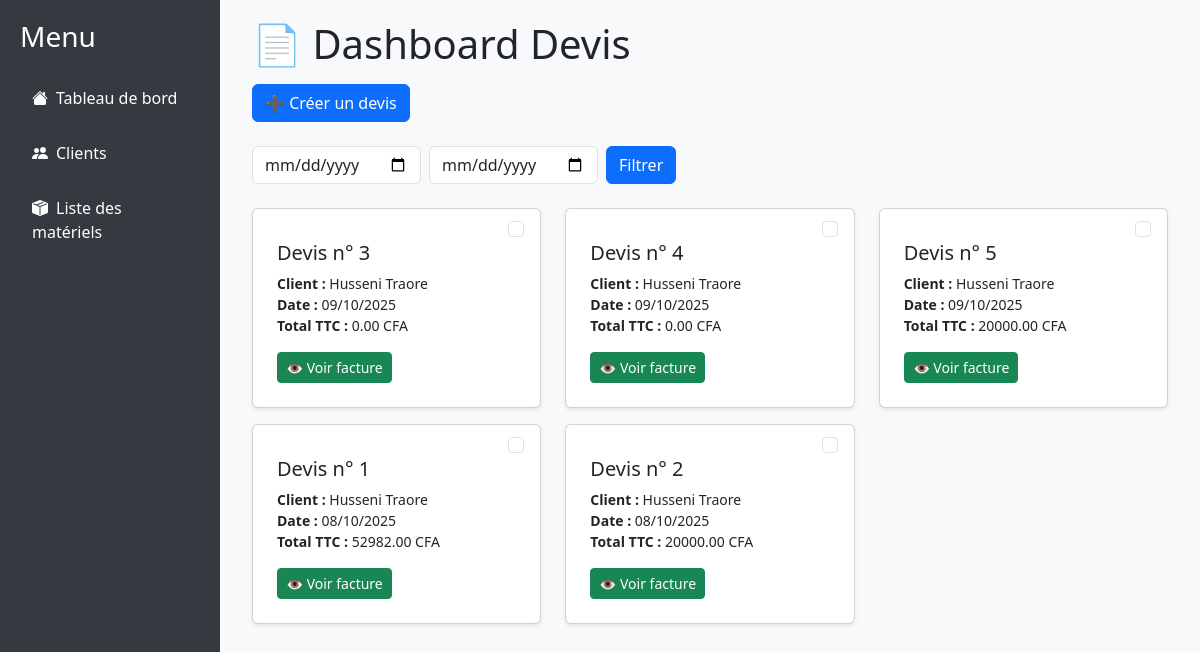
The app's page /, older data.
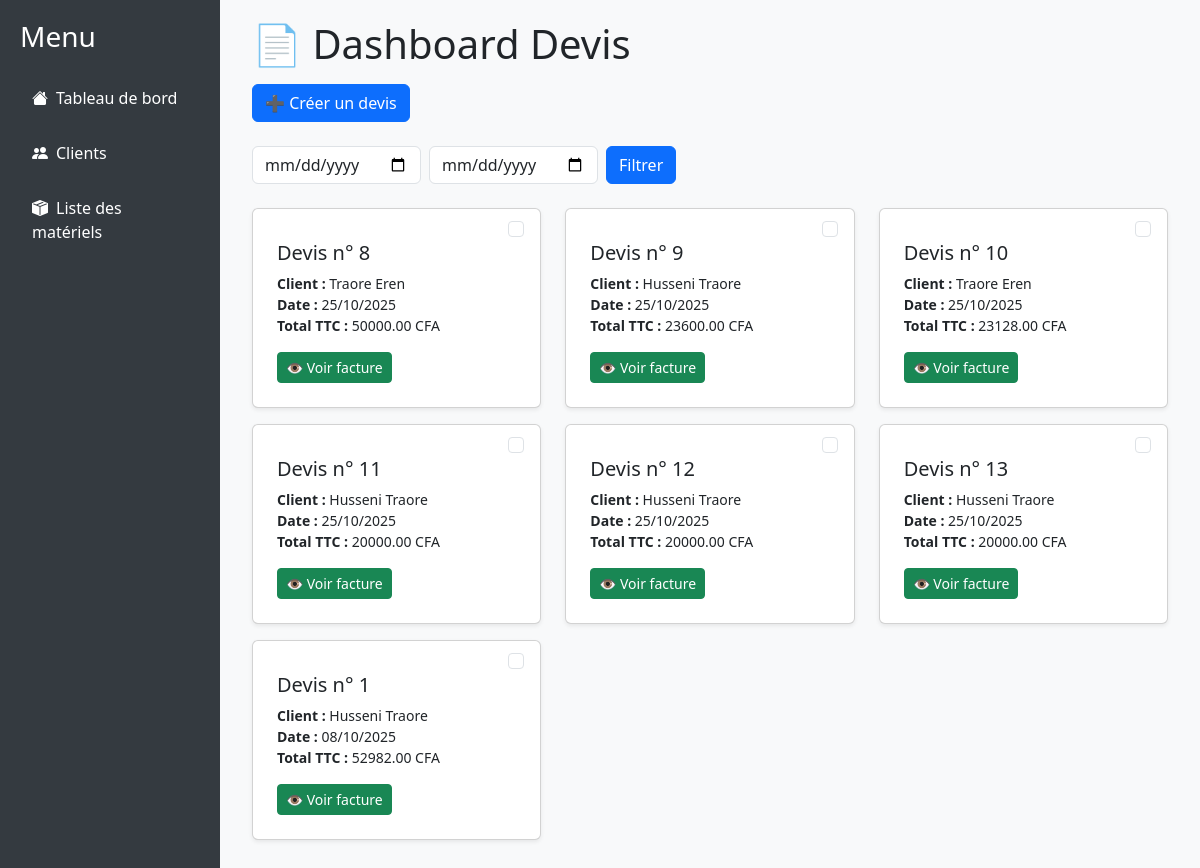
The same page, newer data.
### devis_app/models.py (models this page shows, shortened)
class Devis(models.Model):
    utilisateur = models.ForeignKey(User, on_delete=models.CASCADE, related_name="devis", null=True, blank=True)
    point_vente = models.ForeignKey(PointVente, on_delete=models.SET_NULL, null=True, blank=True)
    numero_devis = models.CharField(max_length=20, unique=True, blank=True)
    date_emission = models.DateField(default=now)
    date_validite = models.DateField(default=default_date_validite)
    date_proforma = models.DateField(default=now)
    appliquer_tva = models.BooleanField(default=True)  # <---- Nouveau champ
    REGIME_CHOICES = [
        ('TTC (CFA)', 'TTC (CFA)'),
    ]
    regime_vente = models.CharField(
        max_length=50,
        choices=REGIME_CHOICES,
        default="TTC (CFA)"
    )
    detail_proposition = models.TextField(default='', null=True, blank=True)
    slug = models.SlugField(max_length=100, unique=True, blank=True)
    total_ht = models.DecimalField(max_digits=12, decimal_places=2, default=Decimal('0.00'))
    total_remise = models.DecimalField(max_digits=12, decimal_places=2, default=Decimal('0.00'))
    total_ht_remise = models.DecimalField(max_digits=12, decimal_places=2, default=Decimal('0.00'))
    tva = models.DecimalField(max_digits=5, decimal_places=2, default=Decimal('18.00'))
    total_tva = models.DecimalField(max_digits=12, decimal_places=2, default=Decimal('0.00'))  # <--- Ajouté
    total_ttc = models.DecimalField(max_digits=12, decimal_places=2, default=Decimal('0.00'))
    total_ttc_lettres = models.CharField(max_length=255, blank=True, default='')
    qr_code = models.ImageField(upload_to='qrcodes/', blank=True, null=True)
    client = models.ForeignKey('Client', on_delete=models.SET_NULL, null=True, blank=True, related_name="devis")

class Client(models.Model):
    nom = models.CharField(max_length=100)
    prenom = models.CharField(max_length=100)
    email = models.EmailField()
    telephone = models.CharField(max_length=20, blank=True, null=True)
    adresse = models.CharField(max_length=255, blank=True, null=True)
    date_creation = models.DateTimeField(auto_now_add=True)
    slug = models.SlugField(unique=True, blank=True)
    def __str__(self):
        return f"{self.prenom} {self.nom}"

### devis_app/views.py (the view)
# urls.py: path('', views.dashboard, name='dashboard'),
def dashboard(request):
    date_debut = request.GET.get('date_debut')
    date_fin = request.GET.get('date_fin')
    devis_list = Devis.objects.all().order_by('-date_emission')
    if date_debut and date_fin:
        devis_list = devis_list.filter(
            date_emission__range=[date_debut, date_fin]
        )
    return render(request, 'dashboard.html', {'devis_list': devis_list})

### devis_app/templates/dashboard.html (shortened to what this page needs)
{% extends "base.html" %}
{% block content %}
<div class="container-fluid">
  <div class="d-flex justify-content-between align-items-center mb-3">
      <h1 class="mb-0">📄 Dashboard Devis</h1>
  </div>
  <div class="d-none d-md-flex justify-content-start mb-4 gap-2">
      <a href="{% url 'creer_devis' %}" class="btn btn-primary">➕ Créer un devis</a>
  </div>
  <form method="get" class="row g-2 mb-4">
      <div class="col-12 col-md-auto">
          <input type="date" name="date_debut" class="form-control" placeholder="Date début">
      </div>
      <div class="col-12 col-md-auto">
          <input type="date" name="date_fin" class="form-control" placeholder="Date fin">
      </div>
      <div class="col-12 col-md-auto">
          <button type="submit" class="btn btn-primary w-100">Filtrer</button>
      </div>
  </form>
  <div class="row" id="devisContainer">
      {% for devis in devis_list %}
      <div class="col-12 col-sm-6 col-md-4 mb-3 devis-card" data-id="{{ devis.id }}">
          <div class="card card-devis shadow-sm position-relative p-2">
              <div class="form-check position-absolute top-0 end-0 m-2">
                  <input type="checkbox" name="devis_ids" value="{{ devis.id }}" class="form-check-input check-devis" id="devis{{ devis.id }}">
              </div>
              <div class="card-body mt-2">
                  <h2 class="card-title fs-5">Devis n° {{ devis.id }}</h2>
                  <p class="card-text small">
                      <strong>Client :</strong> {{ devis.client }}<br>
                      <strong>Date :</strong> {{ devis.date_emission|date:"d/m/Y" }}<br>
                      <strong>Total TTC :</strong> {{ devis.total_ttc }} CFA
                  </p>
                  <a href="{% url 'devis_template' slug=devis.slug %}" class="btn btn-success btn-sm">👁 Voir facture</a>
              </div>
          </div>
      </div>
      {% empty %}
      <p class="text-muted text-center">Aucun devis trouvé.</p>
      {% endfor %}
  </div>
</div>
<div class="position-fixed bottom-0 end-0 p-3" style="z-index: 11">
</div>
{% endblock %}

Row changes from the older to the newer data that the page shows:
removed Devis: id "3", client "Husseni Traore", date_emission "09/10/2025", total_ttc "0.00"
removed Devis: id "4", client "Husseni Traore", date_emission "09/10/2025", total_ttc "0.00"
removed Devis: id "5", client "Husseni Traore", date_emission "09/10/2025", total_ttc "20000.00"
removed Devis: id "2", client "Husseni Traore", date_emission "08/10/2025", total_ttc "20000.00"
added Devis: id "8", client "Traore Eren", date_emission "25/10/2025", total_ttc "50000.00"
added Devis: id "9", client "Husseni Traore", date_emission "25/10/2025", total_ttc "23600.00"
added Devis: id "10", client "Traore Eren", date_emission "25/10/2025", total_ttc "23128.00"
added Devis: id "11", client "Husseni Traore", date_emission "25/10/2025", total_ttc "20000.00"
added Devis: id "12", client "Husseni Traore", date_emission "25/10/2025", total_ttc "20000.00"
added Devis: id "13", client "Husseni Traore", date_emission "25/10/2025", total_ttc "20000.00"
